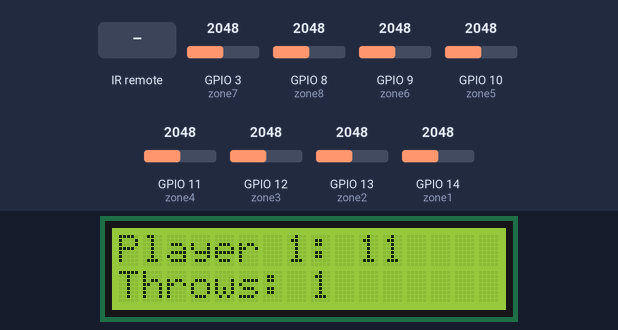
A sketch run on a simulated ESP32-S3. Shown: 16×2 character LCD. The inputs (shaded band) are chosen by the test bench; at power-on: GPIO 8 (zone8) = 2048, GPIO 3 (zone7) = 2048, GPIO 9 (zone6) = 2048, GPIO 10 (zone5) = 2048, GPIO 11 (zone4) = 2048, GPIO 12 (zone3) = 2048, GPIO 13 (zone2) = 2048, GPIO 14 (zone1) = 2048. WiFi joins after 1.5 s; servers stay silent unless stated; uploads are accepted with an empty reply; what the sketch prints to the serial monitor is not drawn.

Above: at 4.5 s.
4.6 s: GPIO 8 (zone8) set to 1960
At 7.5 s:
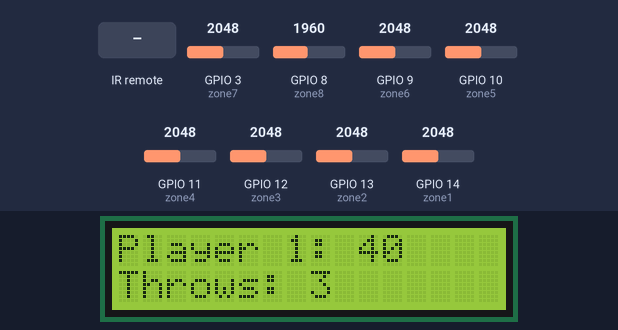
7.9 s: GPIO 3 (zone7) set to 1960
At 9.9 s:
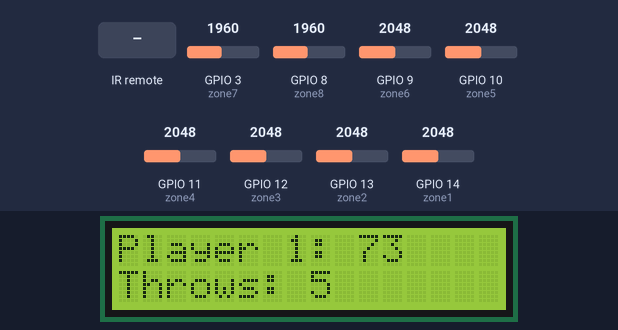
11.2 s: infrared code 0xE718FF00 received
At 14.4 s:
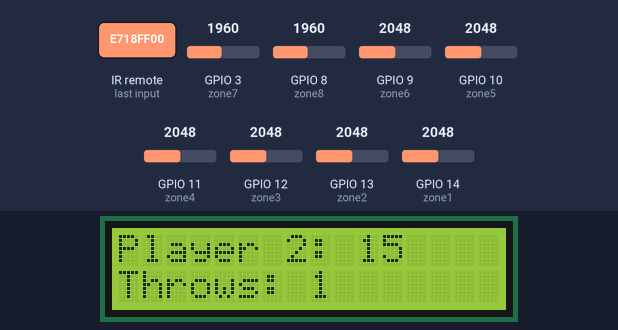
14.5 s: GPIO 9 (zone6) set to 1960
At 17.0 s:
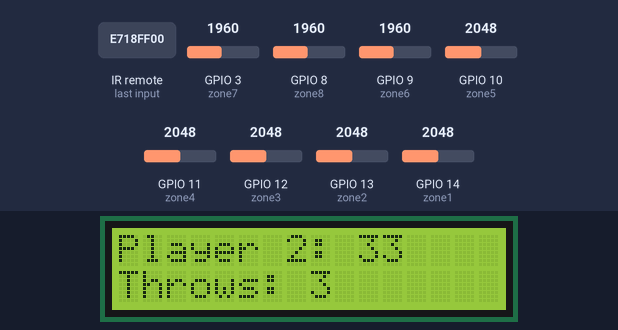
17.8 s: GPIO 10 (zone5) set to 1960
At 19.4 s:
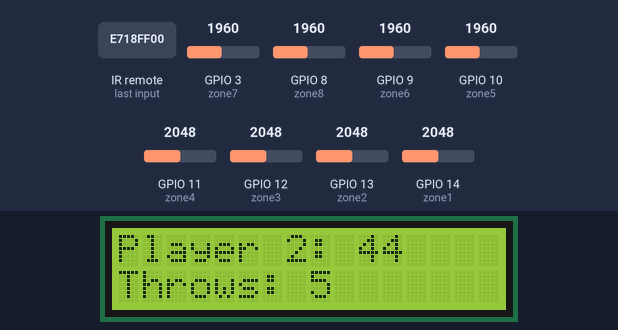
21.1 s: GPIO 11 (zone4) set to 1960
At 23.5 s:
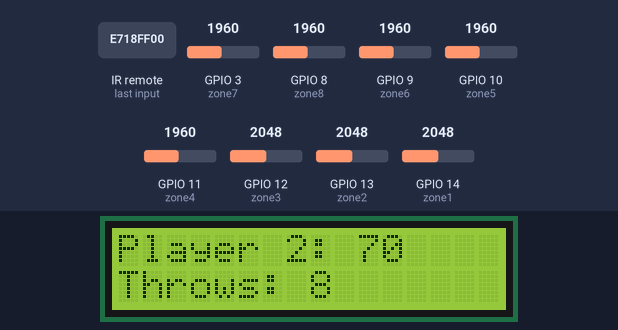
Timing chart, 0 to 25.0 s (numbered marks = the images above; inputs shaded):
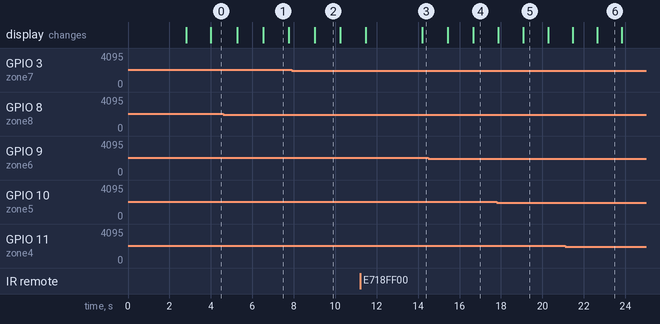

The sketch:

sketch_mar14a.ino
```cpp
#include <WiFi.h>
#include <IRremote.h>
#include <HTTPClient.h>
#include <LiquidCrystal_I2C.h>
#include <Wire.h>

const char* ssid = "InnovationForumGuests";
const char* password = "";
const char* serverAddress = "http://35.198.130.133:9000/esp-data";

//i2c pins used to control lcd display
#define I2C_SDA 21
#define I2C_SCL 20

int lcdColumns = 16;
int lcdRows = 2;

LiquidCrystal_I2C lcd(0x27, lcdColumns, lcdRows);

//ir object bound to gpio19
IRrecv IR(19);

//IR CODES TABLE
#define IR0 0xE916FF00
#define IR1 0xF30CFF00
#define IR2 0xE718FF00
#define IR3 0xA15EFF00
#define IR4 0xF708FF00
#define IR5 0xE31CFF00
#define IR6 0xE31CFF00

//ZONE PINS
int zone1 = 14;
int zone2 = 13;
int zone3 = 12;
int zone4 = 11;
int zone5 = 10;
int zone6 = 9;
int zone7 = 3;
int zone8 = 8;

//player logic
int playerTurn = 1;
int p1pts = 0;
int p2pts = 0;
int p3pts = 0;
int p4pts = 0;

//player throws
int p1throws = 0;
int p2throws = 0;
int p3throws = 0;
int p4throws = 0;

int hit = 0;
int pointsToEarn = 0;

//POINTS TABLE
#define ZONE1_PTS 20
#define ZONE2_PTS 50
#define ZONE3_PTS 10
#define ZONE4_PTS 8
#define ZONE5_PTS 3
#define ZONE6_PTS 15
#define ZONE7_PTS 18
#define ZONE8_PTS 11

void setup() {
  // put your setup code here, to run once:
  Serial.begin(9600);
  Wire.begin(I2C_SDA, I2C_SCL);
  lcd.init();
  lcd.backlight();
  IR.enableIRIn();
  delay(1000);

  WiFi.mode(WIFI_STA); //Optional
  WiFi.begin(ssid, password);
  Serial.println("\nConnecting");

  while(WiFi.status() != WL_CONNECTED){
      Serial.print(".");
      delay(100);
  }

  Serial.println("\nConnected to the WiFi network");
  Serial.print("Local ESP32 IP: ");
  Serial.println(WiFi.localIP());

  pinMode(zone1, INPUT);
  pinMode(zone2, INPUT);
  pinMode(zone3, INPUT);
  pinMode(zone4, INPUT);
  pinMode(zone5, INPUT);
  pinMode(zone6, INPUT);
  pinMode(zone7, INPUT);
  pinMode(zone8, INPUT);

  sendData(1, 301);

  lcd.setCursor(0, 0);
  // print message
  lcd.print("kak sa statane");
}

void loop() {
  // put your main code here, to run repeatedly:

  hit = 0;

  if (IR.decode())
  {
    Serial.println(IR.decodedIRData.decodedRawData, HEX);
    /*
    if(IR.decodedIRData.decodedRawData == IR1)
    {
      Serial.println("cenk");
    }
    */
    switch(IR.decodedIRData.decodedRawData)
    {
      case IR1:
        Serial.println("Player1 Selected");
        playerTurn = 1;
      break;
      case IR2:
        Serial.println("Player2 Selected");
        playerTurn = 2;
      break;
      case IR3:
        Serial.println("Player3 Selected");
        playerTurn = 3;
      break;
      case IR4:
        Serial.println("Player4 Selected");
        playerTurn = 4;
      break;
    }
    delay(1500);
    IR.resume();
  }

  if (analogRead(zone1) >= 2000)
  {
    Serial.println(analogRead(zone1));
    hit = 1;
    pointsToEarn = ZONE1_PTS;
    Serial.println("HIT! ZONE1");
  }
  if (analogRead(zone2) >= 2000)
  {
    Serial.println(analogRead(zone2));
    hit = 1;
    pointsToEarn = ZONE2_PTS;
    Serial.println("HIT! ZONE2");
  }
  if (analogRead(zone3) >= 2000)
  {
    Serial.println(analogRead(zone3));
    hit = 1;
    pointsToEarn = ZONE3_PTS;
    Serial.println("HIT! ZONE3");
  }
  if (analogRead(zone4) >= 2000)
  {
    Serial.println(analogRead(zone4));
    hit = 1;
    pointsToEarn = ZONE4_PTS;
    Serial.println("HIT! ZONE4");
  }
  if (analogRead(zone5) >= 2000)
  {
    Serial.println(analogRead(zone5));
    hit = 1;
    pointsToEarn = ZONE5_PTS;
    Serial.println("HIT! ZONE5");
  }
  if (analogRead(zone6) >= 2000)
  {
    Serial.println(analogRead(zone6));
    hit = 1;
    pointsToEarn = ZONE6_PTS;
    Serial.println("HIT! ZONE6");
  }
  if (analogRead(zone7) >= 2000)
  {
    Serial.println(analogRead(zone7));
    hit = 1;
    pointsToEarn = ZONE7_PTS;
    Serial.println("HIT! ZONE7");
  }
  if (analogRead(zone8) >= 2000)
  {
    Serial.println(analogRead(zone8));
    hit = 1;
    pointsToEarn = ZONE8_PTS;
    Serial.println("HIT! ZONE8");
  }

  if (hit == 1)
  {
    switch(playerTurn)
    {
      case 1:
        p1pts += pointsToEarn;
        p1throws++;
      break;

      case 2:
        p2pts += pointsToEarn;
        p2throws++;
      break;

      case 3:
        p3pts += pointsToEarn;
        p3throws++;
      break;

      case 4:
        p4pts += pointsToEarn;
        p4throws++;
      break;

      default:
      break;
    }

    hit = 0;
    //player points display
    Serial.println("P1 Points:");
    Serial.println(p1pts);
    Serial.println("P2 Points:");
    Serial.println(p2pts);
    Serial.println("P3 Points:");
    Serial.println(p3pts);
    Serial.println("P4 Points:");
    Serial.println(p4pts);
    delay(1000);


  }

  //player lcd display
  switch(playerTurn)
    {
      case 1:
        lcd.clear();
        lcd.setCursor(0, 0);
        lcd.print("Player 1: " + String(p1pts));
        lcd.setCursor(0, 1);
        lcd.print("Throws: " + String(p1throws));
      break;
      case 2:
        lcd.clear();
        lcd.setCursor(0, 0);
        lcd.print("Player 2: " + String(p2pts));
        lcd.setCursor(0, 1);
        lcd.print("Throws: " + String(p2throws));
      break;
      case 3:
        lcd.clear();
        lcd.setCursor(0, 0);
        lcd.print("Player 3: " + String(p3pts));
        lcd.setCursor(0, 1);
        lcd.print("Throws: " + String(p3throws));
      break;
      case 4:
        lcd.clear();
        lcd.setCursor(0, 0);
        lcd.print("Player 4: " + String(p4pts));
        lcd.setCursor(0, 1);
        lcd.print("Throws: " + String(p4throws));
      break;
    }
  delay(100);
}

void sendData(int player, int points) {

  HTTPClient http;

  if (WiFi.status() == WL_CONNECTED) // Check if WiFi is connected
  {
    http.begin(serverAddress); // Your Flask server endpoint
    http.addHeader("Content-Type", "application/json"); // Specify content type

    String jsonData = "{\"Player\" : " + String(player) + ", \"Points\" : " + String(points) + "}"; // Create JSON payload
    Serial.println(jsonData);
    int httpResponseCode = http.POST(jsonData); // Send the P;OST request


    if (httpResponseCode > 0) // Check for errors
    {
      Serial.print("HTTP Response code: ");
      Serial.println(httpResponseCode);
    } else {
      Serial.print("HTTP Error: ");
      Serial.println(httpResponseCode);
    }

    http.end();
  } else {
    Serial.println("WiFi not connected. Skipping HTTP request.");
  }
}
```

Measured:
- what the display in image 1 shows lasts 1.3 s, from 6.5 s to 7.8 s
- what the display in image 2 shows lasts 1.2 s, from 9.0 s to 10.2 s
